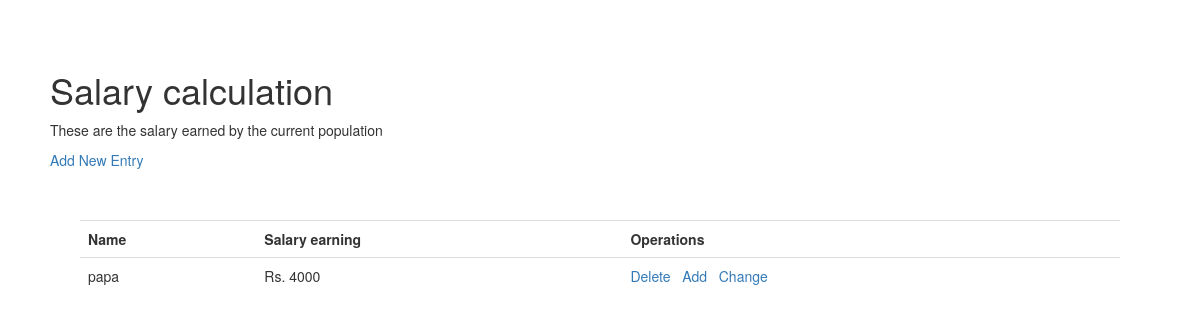
Page /home/index3/ on the earlier database version.
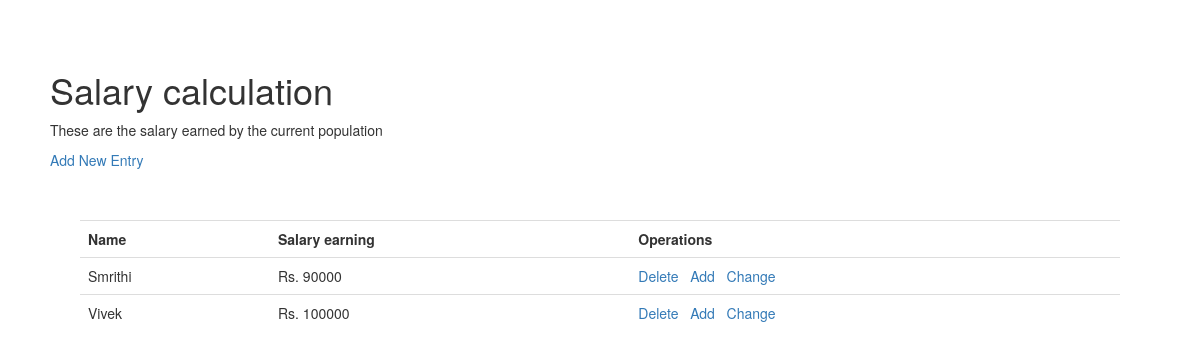
Same page on the later database version.
### page1/models.py (models this page shows)
class Employee(models.Model):
    eid = models.AutoField(primary_key=True)
    ename = models.CharField(max_length = 200)
    salary = models.IntegerField(default = 500)

### page1/views.py (the view)
# urls.py: url('index3/',views.index3,name="index3"),
def index3(request):
    emp = Employee.objects.all()
    context = {
        'name' : emp
    }
    return render(request, "page1/age_page.html",context)

### page1/templates/page1/age_page.html (shortened to what this page needs)
<!DOCTYPE html>
<html lang="en" dir="ltr">
  <head>
    <link rel="stylesheet" href="https://maxcdn.bootstrapcdn.com/bootstrap/3.3.7/css/bootstrap.min.css">
  </head>
  <body>
    <div class="" style="padding:50px;">
      <h1>Salary calculation</h1>
      <p>These are the salary earned by the current population</p>
      <a href="{% url 'index' %}">Add New Entry</a>
    </div>
<div class="" style="padding-left:80px; padding-right:80px;">
  <table class="table table-hover" >
    <tr>
      <th>Name</th>
      <th>Salary earning</th>
      <th>Operations</th>
    </tr>
    {% for a in name %}
    <tr>
      <td> {{a.ename}} </td>
      <td> Rs. {{a.salary}}</td>
      <td>
        <a href="{% url 'delete' name=a.ename %}">
        Delete</a>
        <a href="{% url 'index' %}">Add
        </a>
        <a href="{% url 'update' name=a.ename %}">Change</a>
      </td>
    </tr>
    {% endfor %}
    </table>
</div>
  </body>
</html>

Differences in the rows shown:
removed Employee: ename "papa", salary "4000"
added Employee: ename "Smrithi", salary "90000"
added Employee: ename "Vivek", salary "100000"
